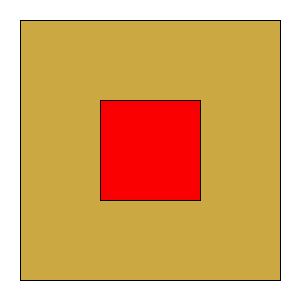
Frame 1 (no input)
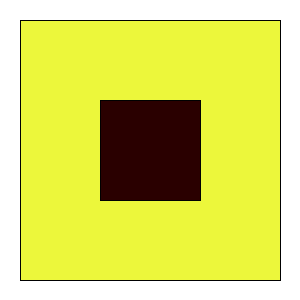
Frame 60 (the mouse pressed at the canvas centre just before this capture)
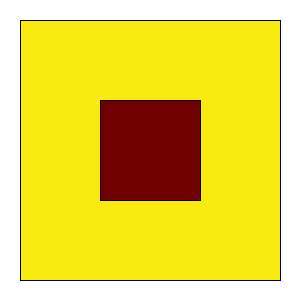
Frame 120 (the mouse held since frame 60 and released just before this capture)

The Processing sketch that drew these frames (run headless with seeded random() and noise(); from frame 60 on, the mouse is pressed at the canvas centre):

// Processing sketch: trig_05_color_pulse
// ── trig_05_color_pulse.pde
// Color Pulsing Using a Sine Wave
// Example by Andy Wallace for Trig Workshop at Wonderville on 2019.08.10

void setup(){
  size(300,300);
}

void draw(){
  float time = millis()/1000.0;
  
  background(255, 255, 255);
  
  //smooth changing color
  float r = 200 + sin(time * 0.7) * 50;
  float g = 155 + sin(time) * 100;
  float b = 50 + sin(time * 2.5) * 50;
  
  fill(r,g,b);
  rect(20,20, 260,260);
  
  //fast, siren-type pulse
  float angle = time * 10;
  float r2 = 128 + sin(angle) * 128;
  float g2 = 0;
  float b2 = 0;
  fill(r2,g2,b2);
  rect(100,100, 100,100);
  
}
